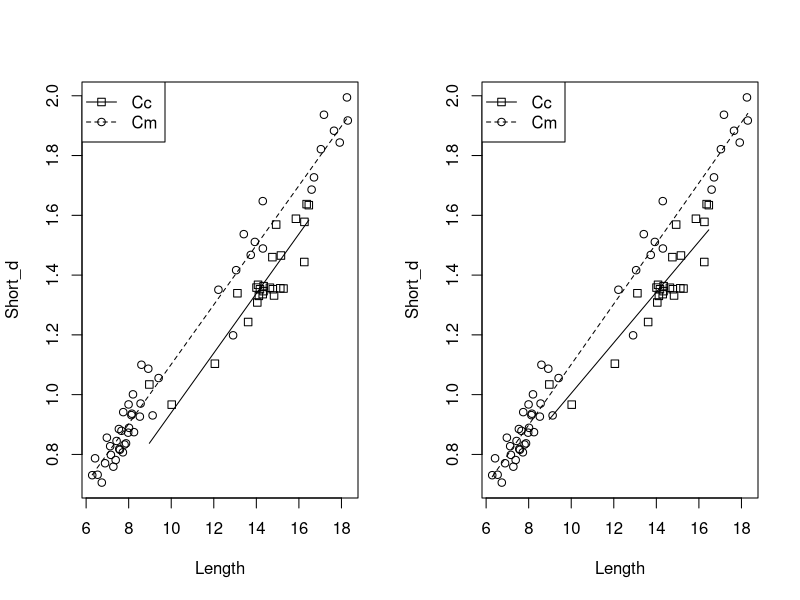

The R source for this figure:
data = read.csv("TurtleHumerus.csv")
data$Species = as.factor(data$Species)

model1 = lm(Short_d~Length + Species, data=data)
summary(model1)

model2 = lm(Short_d~Length * Species, data=data)
summary(model2)

anova(model1, model2)
AIC(model1, model2)

dev.new(width=16, height=8)
par(mfrow=c(1, 2))

plot(Short_d~Length, pch=c(0, 1)[Species], data=data)

with(
    data,
    curve(
        model1$coef[1] + model1$coef[2] * x,
        from=min(Length[Species=="Cc"]),
        to=max(Length[Species=="Cc"]),
        add=T
    )
)

with(
    data,
    curve(
        model1$coef[1] + model1$coef[2] * x + model1$coef[3],
        from=min(Length[Species=="Cm"]),
        to=max(Length[Species=="Cm"]),
        lty=2,
        add=T
    )
)

legend("topleft", legend=c("Cc", "Cm"), pch=c(0, 1), lty=c(1, 2))

plot(Short_d~Length, pch=c(0, 1)[Species], data=data)

with(
    data,
    curve(
        model2$coef[1] + model2$coef[2] * x,
        from=min(Length[Species=="Cc"]),
        to=max(Length[Species=="Cc"]),
        add=T
    )
)

with(
    data,
    curve(
        model2$coef[1] + model2$coef[3] + (model2$coef[2] + model2$coef[4]) * x,
        from=min(Length[Species=="Cm"]),
        to=max(Length[Species=="Cm"]),
        lty=2,
        add=T
    )
)

legend("topleft", legend=c("Cc", "Cm"), pch=c(0, 1), lty=c(1, 2))